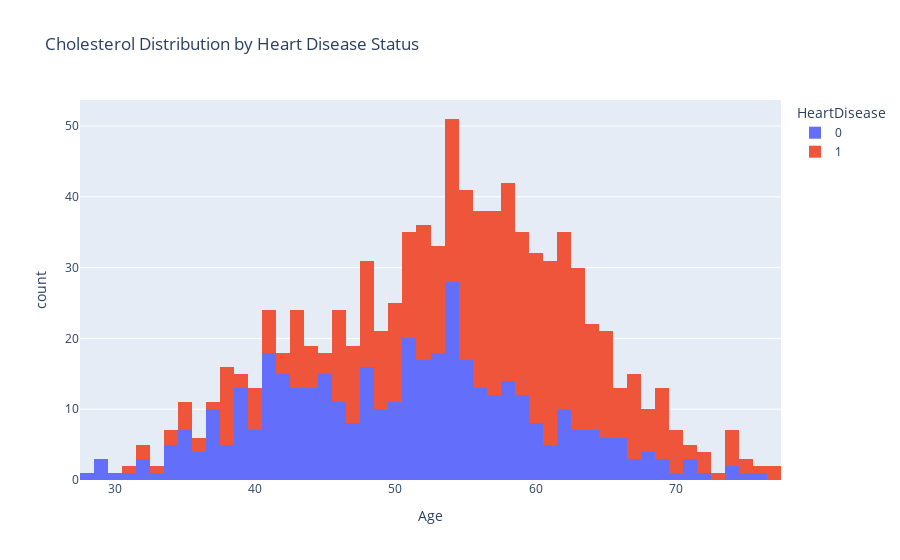

Notebook cell for this chart:
### Code cell
px.histogram(heart, x='Age', color='HeartDisease', nbins=50, title='Cholesterol Distribution by Heart Disease Status')

### Figure 1 — Plotly figure (JSON) as saved in the notebook; plotly's stock layout.template omitted (floating-point values rounded to 4 significant figures; data arrays with more than 128 entries replaced by an {"elided": "..."} marker saying what was removed)
{"data": [{"bingroup": "x", "hovertemplate": "HeartDisease=0<br>Age=%{x}<br>count=%{y}<extra></extra>", "legendgroup": "0", "marker": {"color": "#636efa", "pattern": {"shape": ""}}, "name": "0", "nbinsx": 50, "orientation": "v", "showlegend": true, "type": "histogram", "x": {"elided": "410 int values"}, "xaxis": "x", "yaxis": "y"}, {"bingroup": "x", "hovertemplate": "HeartDisease=1<br>Age=%{x}<br>count=%{y}<extra></extra>", "legendgroup": "1", "marker": {"color": "#EF553B", "pattern": {"shape": ""}}, "name": "1", "nbinsx": 50, "orientation": "v", "showlegend": true, "type": "histogram", "x": {"elided": "508 int values"}, "xaxis": "x", "yaxis": "y"}], "layout": {"barmode": "relative", "legend": {"title": {"text": "HeartDisease"}, "tracegroupgap": 0}, "title": {"text": "Cholesterol Distribution by Heart Disease Status"}, "xaxis": {"anchor": "y", "domain": [0, 1], "title": {"text": "Age"}}, "yaxis": {"anchor": "x", "domain": [0, 1], "title": {"text": "count"}}}}
